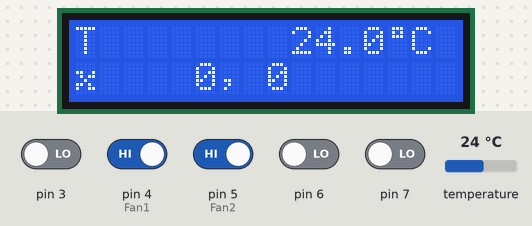
Bench run of a sketch on a simulated Arduino Nano, built with avr-gcc and run on an emulated ATmega328P. On the bench: 16×2 character LCD. The inputs (shaded band) are chosen by the test bench; at power-on: pin 4 (Fan1), pin 5 (Fan2) HIGH, pin 3, pin 6, pin 7 LOW, temperature 24 °C.

Above: at 3.3 s.
3.4 s: temperature set to 12 °C
At 4.6 s:
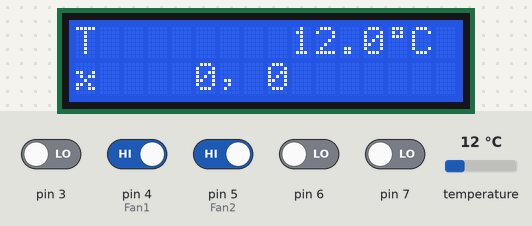
5.1 s: pin 4 (Fan1) driven LOW
At 6.2 s:
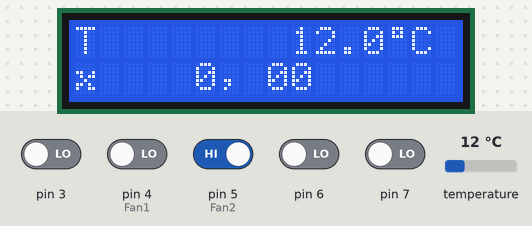
7.1 s: pin 5 (Fan2) driven LOW
At 7.39 s:
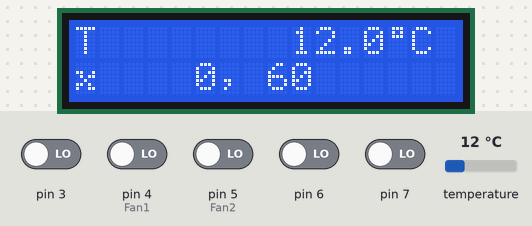
9.1 s: temperature set to 19 °C
At 10.4 s:
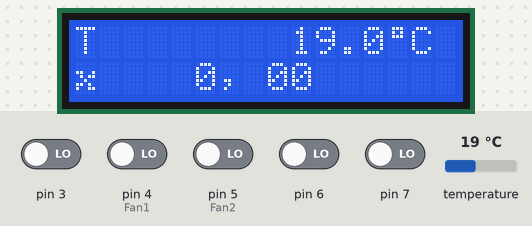
11.1 s: temperature set to 28 °C
At 11.9 s:
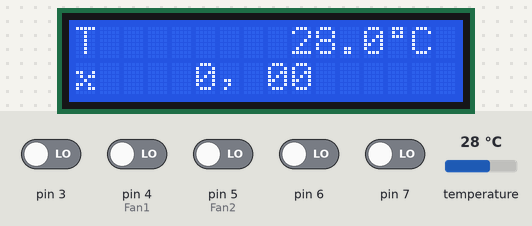
Timing chart, 0 to 14.1 s (numbered marks = the images above; inputs shaded):
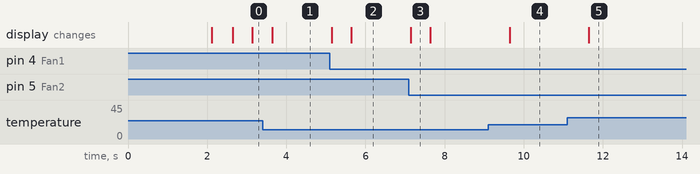

The sketch:

final_version.ino
```cpp
/*
 *   Behlke HV Switcher
 *   IJS, march 2026
 *
 *   ========================================================================
 *
 *   LCD display of coolant temperature and fan speed
 *
 *   Libraries used:
 *    TimerOne by Paul Stoffregen
 *    OneWire by Paul Stoffregen
 *    LCD_I2C by Blackhack
 *    DallasTemperature by Miles Burton
 *
 *   The LCD address is 0x3F.
 *   PCF8574 chip is from NXP and and A0..A2 are open (= high)
 *   16 chars 2 line display
 *
 *   Use Arduino Nano hardware I2C pins: SDA=A4, SCL=A5, NOT the defulat IJS PCB V1.0 connector!!!
 *
 *   Temperature DS18B20 sensor is connected to D2 with 4.7k pullup resistor - originally meant for LCD on PCB V1.0.
*/


#include <TimerOne.h>           //  v1.1.1
#include <OneWire.h>            //  v2.3.8
#include <LCD_I2C.h>            //  v2.4.0
#include <DallasTemperature.h>  //  v4.0.6

#define lcd_i2c_address 0x3f
#define OneWireBus 2
#define Fan1 4                  // pin that fan1 tacho wire is connected to
#define Fan2 5                  // pin that fan2 ...
#define updateFreq 500000    //lcd display refresh interval in microseconds, shouldn't be shorter than temp sensor convertion time

//initializes onewire and i2c communication
LCD_I2C lcd(lcd_i2c_address);
OneWire oneWire(OneWireBus);
DallasTemperature T_sensor(&oneWire);

float TempC = 0;
volatile unsigned long period1 = 0;
volatile unsigned long period2 = 0;
volatile unsigned long last1 = 0;
volatile unsigned long last2 = 0;
volatile int loopCount1 = 0;
volatile int loopCount2 = 0;
volatile bool lcd_flag = 0;
int rpm1;
int rpm2;

//custom LCD characters
const byte degreesSymbol[] = {
  0b01110,
  0b01010,
  0b01110,
  0b00000,
  0b00000,
  0b00000,
  0b00000,
  0b00000
};

const byte fanSymbol[] = {
  0b00000,
  0b00000,
  0b11001,
  0b01011,
  0b00100,
  0b11010,
  0b10011,
  0b00000
};

void setup() {

  Serial.begin(115200);

  pinMode(Fan1, INPUT);
  pinMode(Fan2, INPUT);

  T_sensor.begin();
  T_sensor.setResolution(0, 11); //temp sensor resolution, min 9, max 12 bits, which is also default

  lcd.begin();
  lcd.backlight();
  lcd.createChar(0, degreesSymbol);
  lcd.createChar(1, fanSymbol);
  lcd.setCursor(0, 0);
  lcd.print("Behlke HVS");
  lcd.setCursor(0, 1);
  lcd.print("IJS, 2026");
  delay(2000);
  lcd.clear();

  //initializes timer 1 and it's interrupt routine
  Timer1.initialize(updateFreq);
  Timer1.attachInterrupt(timerIntr);

  PCICR |= 0b00000100;        //enable portd interrupts
  PCMSK2 |= 0b00110000;       //enable pins d4 and d5

  last1 = micros();
  last2 = micros();
  interrupts();
}

void loop() {
  if (lcd_flag) {
    update_lcd();
    lcd_flag = 0;
    T_sensor.requestTemperatures();
    TempC = T_sensor.getTempCByIndex(0);
  }
}

void timerIntr() {    //interupt triggered by timer 1, sets flag for lcd refresh
  lcd_flag = 1;
}


ISR(PCINT2_vect) {
  static uint8_t lastPort = 0xFF;
  uint8_t port = PIND;

  // Detects falling edge on D4
  if ((lastPort & (1 << PIND4)) && !(port & (1 << PIND4))) {
    unsigned long now = micros();
    period1 += (now - last1);
    loopCount1++;
    last1 = now;
  }

  // Detects falling edge on D5
  if ((lastPort & (1 << PIND5)) && !(port & (1 << PIND5))) {
    unsigned long now = micros();
    period2 += (now - last2);
    loopCount2++;
    last2 = now;
  }
  lastPort = port;
}

void update_lcd() {

  //disables interrupts to prevent corrupted values
  noInterrupts();
  unsigned long p1 = period1;
  unsigned long p2 = period2;
  int lc1 = loopCount1;
  int lc2 = loopCount2;

  period1 = 0;
  period2 = 0;
  loopCount1 = 0;
  loopCount2 = 0;
  interrupts();

  if (lc1 > 0) p1 /= lc1;
  else p1 = 0;
  if (lc2 > 0) p2 /= lc2;
  else p2 = 0;

  //calculates fan rpm from measured period between pulses
  if (p1 > 0) rpm1 = 30000000 / p1; // = (1000000 / p1) * 60 / number of pulses per rotation, which is 2
  else  rpm1 = 0;

  if (p2 > 0) rpm2 = 30000000 / p2;
  else  rpm2 = 0;

  lcd.setCursor(0, 0);
  lcd.print("T        ");
  lcd.print(TempC, 1);
  lcd.print(char(0));
  lcd.print("C");
  lcd.setCursor(0, 1);
  lcd.print(char(1));
  lcd.print("    ");
  lcd.print(rpm1);
  lcd.print(", ");
  lcd.print(rpm2);
}

// end
```

Measured:
- after the input at 3.4 s, the display: changes after 0.24 s (image 1)
- after the input at 5.1 s, the display: first changes at once (image 2 shows a later state)
- after the input at 7.1 s, the display: changes at once (image 3)
- after the input at 9.1 s, the display: changes after 0.54 s (image 4)
- after the input at 11.1 s, the display: changes after 0.54 s (image 5)
- what the display in image 3 shows lasts 0.5 s, from 7.1 s to 7.6 s
